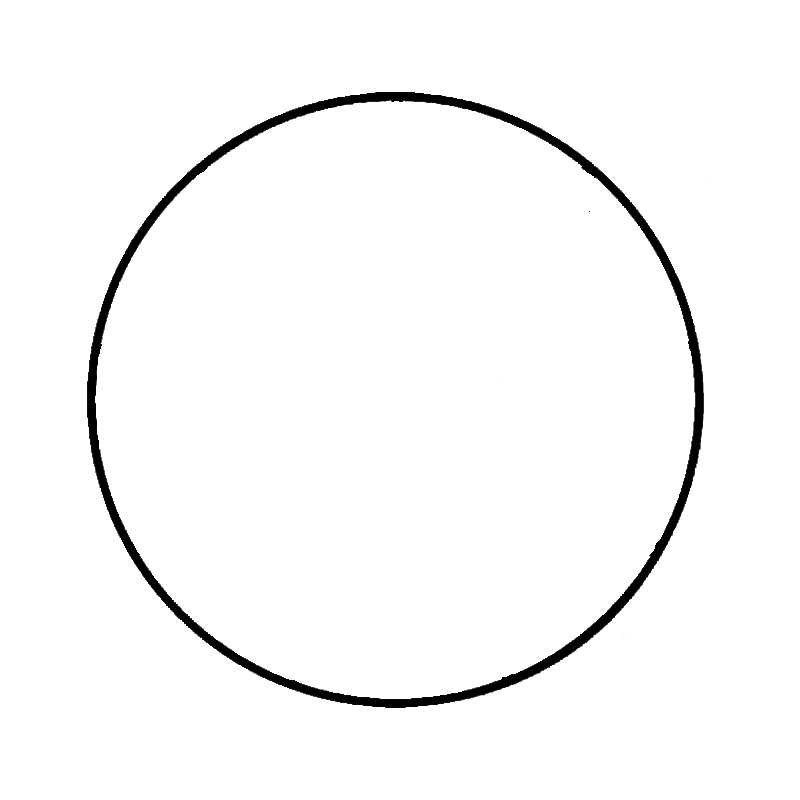
#> input picture circle.png, 800 x 800 px
$ python edgeDetector.py
#> lines starting #> are read from the running program, lines starting #| are printed output that depends on the picture; after the words box and inside, x2 and y2 are one past the last pixel; in counts of white or black regions, pixels touching at a corner belong together
import numpy as np
import cv2 as cv
from matplotlib import pyplot as plt
img = cv.imread('circle.png',0)
#> img: shape (800, 800); min 0, max 255, mean 248.4
edges = cv.Canny(img,100,200)
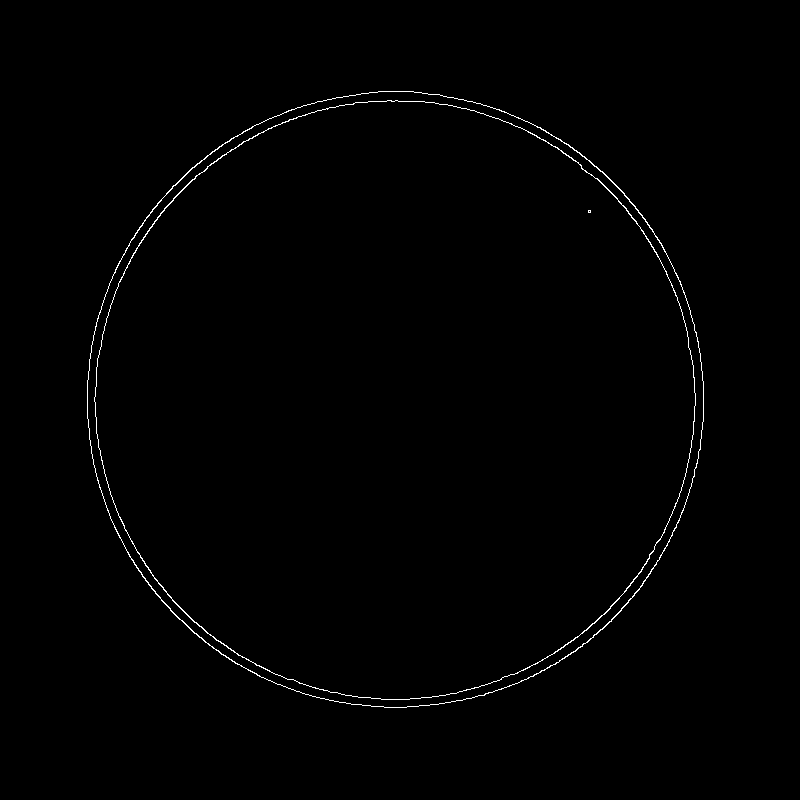
#> edges: shape (800, 800); 0.67% white in thin lines or dots, all inside (x1, y1, x2, y2) = (87, 91, 704, 708)
cv.imwrite('edgeCircle.png', edges)
plt.subplot(121),plt.imshow(img,cmap = 'gray')
plt.title('Original Image'), plt.xticks([]), plt.yticks([])
plt.subplot(122),plt.imshow(edges,cmap = 'gray')
plt.title('Edge Image'), plt.xticks([]), plt.yticks([])
plt.show()
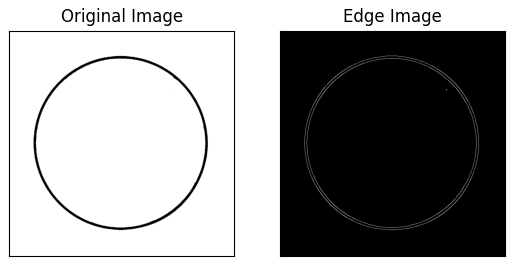
#> figure drawn by matplotlib, 2 panels
